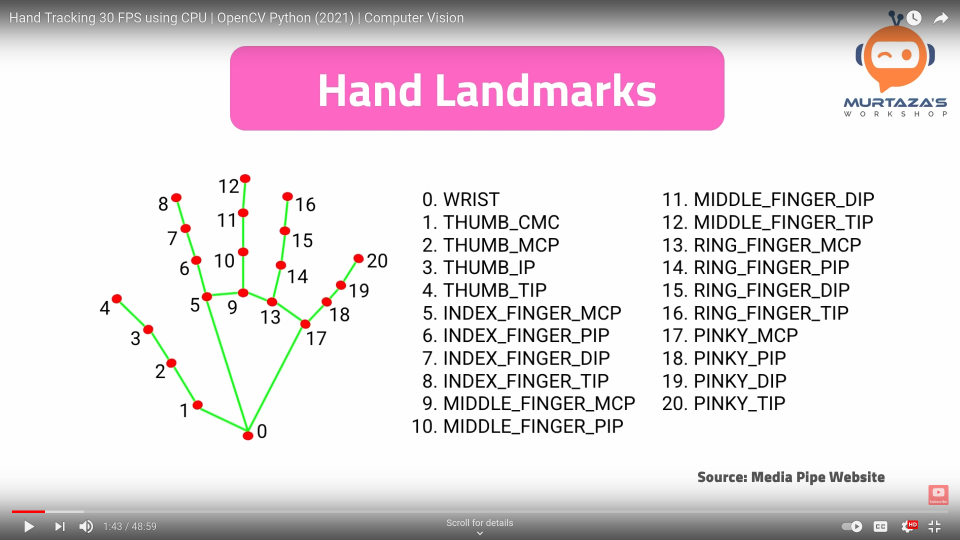
#> input picture HandTracking/Hand Landmarks.png, 1920 x 1080 px (shown at 1/2 size)
$ python -i utlis.py   (imports and definitions only)
#> lines starting #> are read from the running program, lines starting #| are printed output that depends on the picture; after the words box and inside, x2 and y2 are one past the last pixel; in counts of white or black regions, pixels touching at a corner belong together
#> further down, picture is the input picture: shape (1080, 1920, 3); mean B, G, R 222.5, 216.9, 227.9
import cv2
import numpy as np

def getContours(img, cThreshold=[100, 100], showCanny=False, minArea=1000, filter=0, draw=False):
#> called with showCanny = False, minArea = 1000, filter = 0, draw = False
	imgGray = cv2.cvtColor(img, cv2.COLOR_BGR2GRAY)
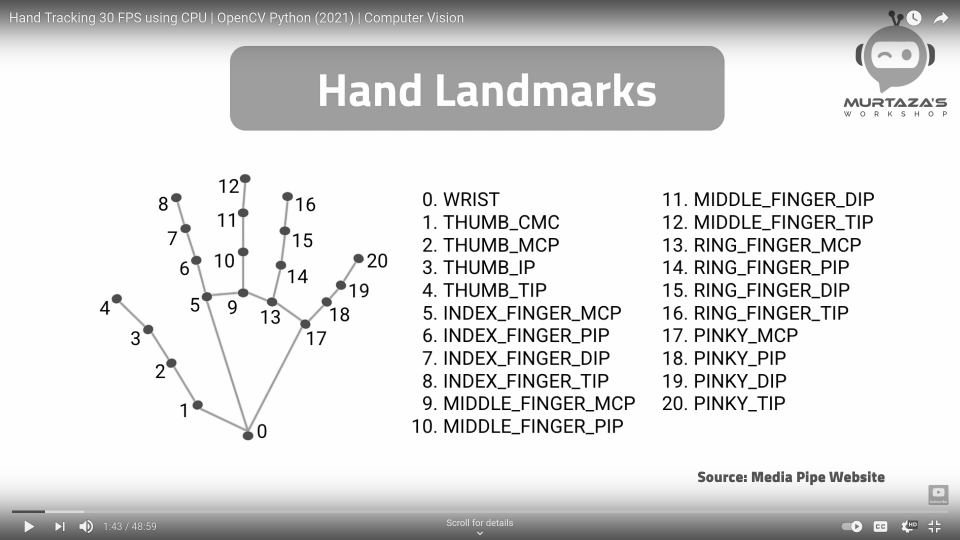
#> imgGray: shape (1080, 1920) (shown at 1/2 size); min 0, max 255, mean 220.8
	imgBlur = cv2.GaussianBlur(imgGray, (5, 5), 1)
	imgCanny = cv2.Canny(imgBlur, cThreshold[0], cThreshold[1])
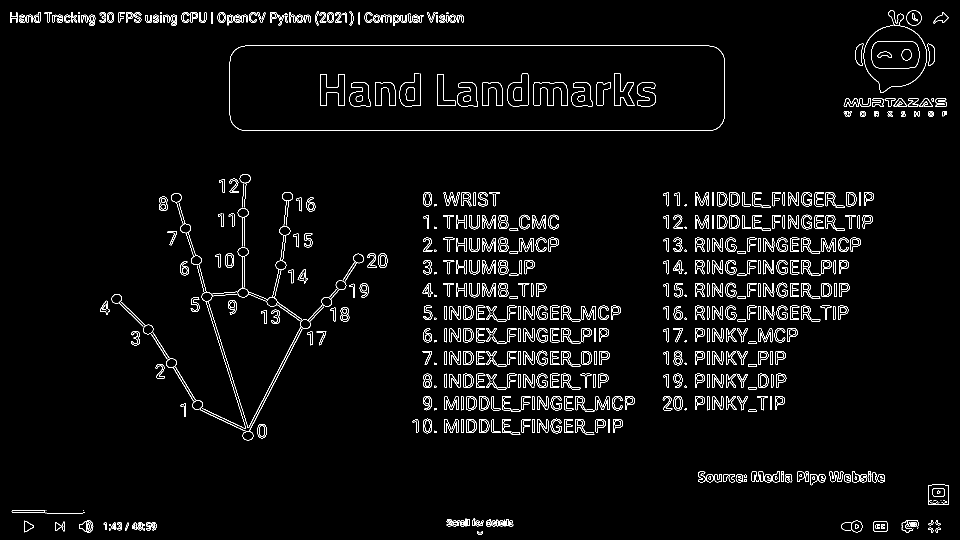
#> imgCanny: shape (1080, 1920) (shown at 1/2 size); 3% white in thin lines or dots

	kernel = np.ones((5, 5))
	imgDial = cv2.dilate(imgCanny, kernel, iterations=3)
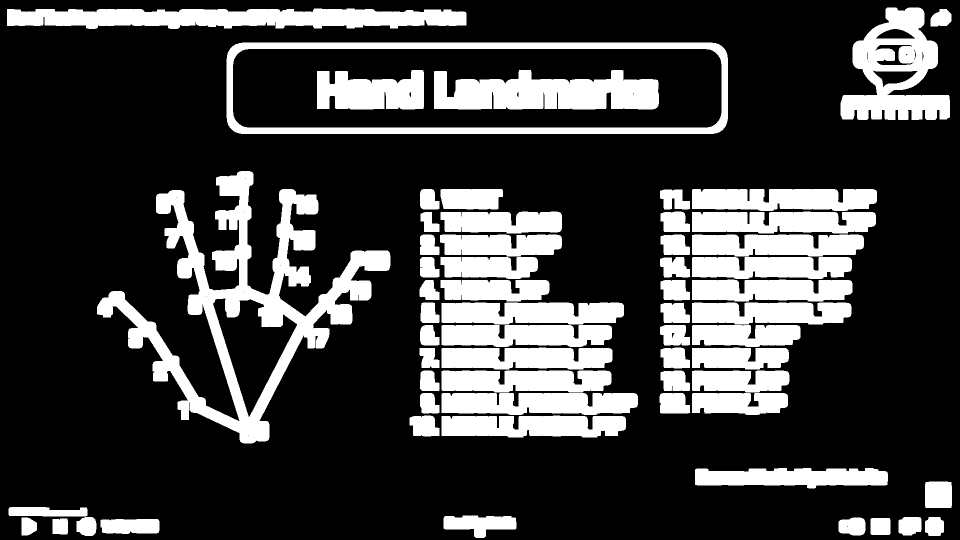
#> imgDial: shape (1080, 1920) (shown at 1/2 size); 24.2% white; 61 white regions, largest, box (x1, y1, x2, y2) and area: (194, 342, 781, 887) 74967, (453, 85, 1456, 268) 30136, (14, 17, 933, 58) 29532
	imgThresh = cv2.erode(imgDial, kernel, iterations=2)
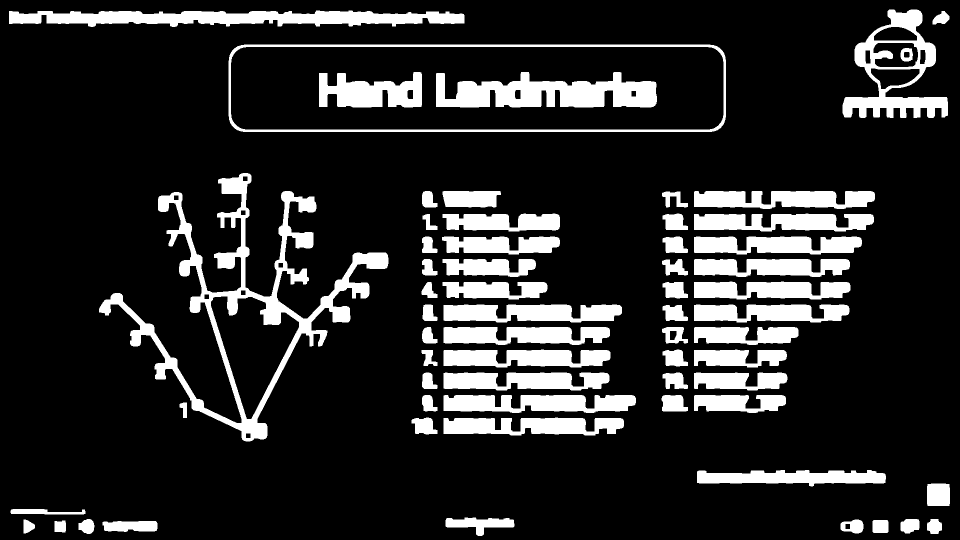
#> imgThresh: shape (1080, 1920) (shown at 1/2 size); 15.8% white; 63 white regions

	if showCanny:
		cv2.imshow('Canny', imgThresh)

	contours, hierarchy = cv2.findContours(imgThresh, cv2.RETR_EXTERNAL, cv2.CHAIN_APPROX_SIMPLE)
#> contours = 60 contours; largest, box (x1, y1, x2, y2) and area: (457, 89, 1452, 264) 172032, (198, 346, 777, 883) 64020, (1685, 19, 1896, 236) 23386, (18, 21, 929, 54) 19374, (887, 790, 1272, 826) 10329

	finalContours = []
	for i in contours:
		area = cv2.contourArea(i)

		if area > minArea:
			peri = cv2.arcLength(i, True)
			approx = cv2.approxPolyDP(i, 0.02*peri, True)
			bbox = cv2.boundingRect(approx)

			#print('check')
			#print(approx)
			#print(bbox)

			if filter > 0:
				if len(approx) == filter:
					finalContours.append([len(approx), area, approx, bbox, i])
			else:
				finalContours.append([len(approx), area, approx, bbox, i])
#> this loop made 60 passes
#> (area, peri, approx, bbox) on passes 1, 11, 12, 57, 59: (1973.5, 260.2, [[205, 1044], [209, 1061], [314, 1057], [311, 1042]], (205, 1042, 110, 20)), (1949, 174.5, [[1855, 968], [1855, 1011], [1898, 1011], [1898, 968]], (1855, 968, 44, 44)), (8135, 866.4, [[1394, 943], [1398, 966], [1771, 958]], (1394, 943, 378, 24)), (172032.5, 2292.1, [[457, 121], [486, 263], [1451, 234], [1420, 89]], (457, 89, 995, 175)), (19374, 2142.5, [[928, 30], [18, 47]], (18, 30, 911, 18))
#> (area, peri, bbox) on passes 9, 13, 14, 16, 17, 18: (2469, 349.3, (891, 1036, 138, 36)), (9329.5, 990.8, (887, 836, 361, 35)), (1175, 163.1, (823, 836, 52, 32)), (4705, 528.6, (1388, 790, 184, 36)), (1366.5, 164, (1324, 791, 52, 31)), (10329, 1026, (887, 790, 385, 32))
#> after the loop, finalContours = 38 items


	finalContours = sorted(finalContours, key=lambda x:x[1], reverse=True)

	if draw:
		for con in finalContours:
			cv2.drawContours(img, con[4], -1, (0, 0, 255), 3)

	return img, finalContours

# [30 lines left out: functions reorder, warpImg, not called in this run]

def findDist(pts1, pts2):
	return ((pts2[0] - pts1[0])**2 + (pts2[1] - pts1[1])**2 )**0.5

# [23 lines left out: functions rescaleImage, concatenateImage, not called in this run]

>>> import cv2
>>> picture = cv2.imread('../HandTracking/Hand Landmarks.png')
>>> result = getContours(picture)
